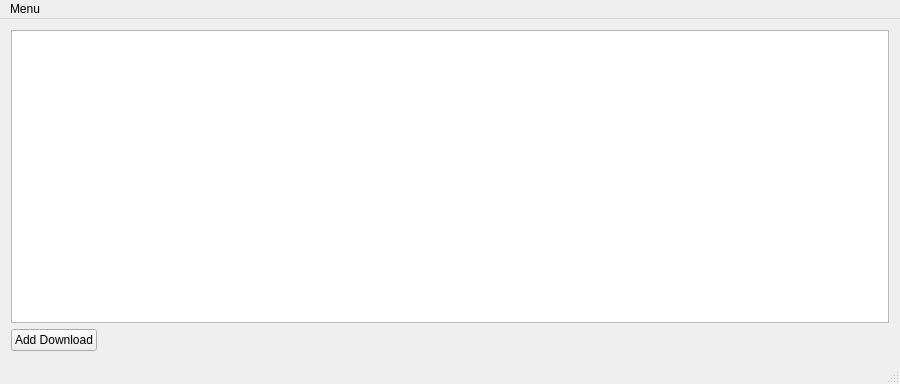
<?xml version="1.0" encoding="UTF-8"?>
<ui version="4.0">
 <class>MainWindow</class>
 <widget class="QMainWindow" name="MainWindow">
  <property name="geometry">
   <rect>
    <x>0</x>
    <y>0</y>
    <width>900</width>
    <height>384</height>
   </rect>
  </property>
  <property name="windowTitle">
   <string>qt-youtube-dl</string>
  </property>
  <widget class="QWidget" name="centralWidget">
   <layout class="QVBoxLayout" name="verticalLayout">
    <item>
     <widget class="QTableWidget" name="statusTableWidget"/>
    </item>
    <item>
     <widget class="QPushButton" name="downloadButton">
      <property name="sizePolicy">
       <sizepolicy hsizetype="Fixed" vsizetype="Fixed">
        <horstretch>0</horstretch>
        <verstretch>0</verstretch>
       </sizepolicy>
      </property>
      <property name="statusTip">
       <string>Start Download Wizard</string>
      </property>
      <property name="text">
       <string>Add Download</string>
      </property>
     </widget>
    </item>
   </layout>
  </widget>
  <widget class="QMenuBar" name="menuBar">
   <property name="geometry">
    <rect>
     <x>0</x>
     <y>0</y>
     <width>900</width>
     <height>23</height>
    </rect>
   </property>
   <widget class="QMenu" name="menuHelp">
    <property name="title">
     <string>Menu</string>
    </property>
    <addaction name="actionLog"/>
    <addaction name="actionAbout"/>
   </widget>
   <addaction name="menuHelp"/>
  </widget>
  <widget class="QStatusBar" name="statusBar"/>
  <action name="actionAbout">
   <property name="text">
    <string>About</string>
   </property>
   <property name="statusTip">
    <string>About</string>
   </property>
  </action>
  <action name="actionLog">
   <property name="text">
    <string>Log</string>
   </property>
   <property name="statusTip">
    <string>Display detailed application log</string>
   </property>
  </action>
 </widget>
 <layoutdefault spacing="6" margin="11"/>
 <resources/>
 <connections/>
</ui>
